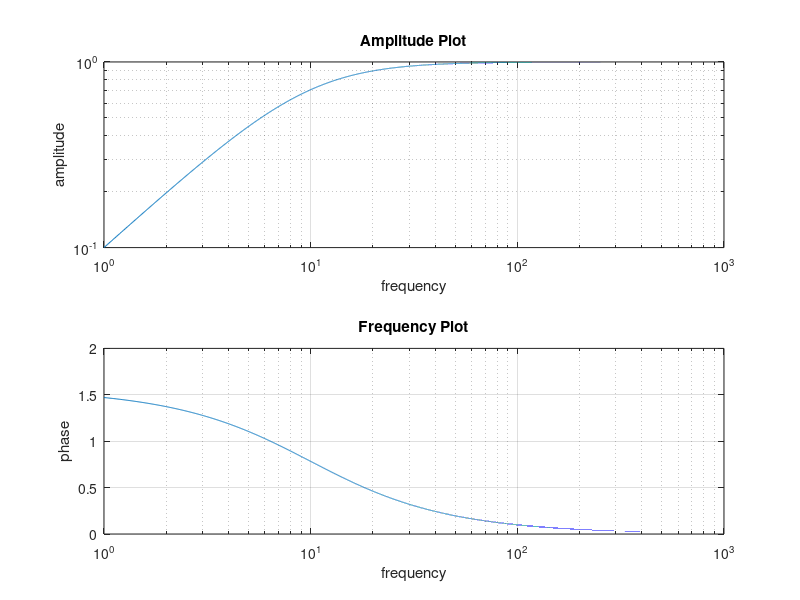

The MATLAB script that drew this image:
clc;clear all;close all;
R=16*10^3;
C=1*10^-6;
f=1:0.01:1000;

for ii=1:length(f)
    res(ii)=(j*2*pi*f(ii)*R*C)/(1+(j*2*pi*f(ii)*R*C));
end
amplitude=abs(res);
phase=angle(res);

subplot(2,1,1)
loglog(f,amplitude);hold on;grid on;
xlabel('frequency');ylabel('amplitude')
title('Amplitude Plot')

subplot(2,1,2)
semilogx(f,phase);grid on;
xlabel('frequency');ylabel('phase')
title('Frequency Plot')